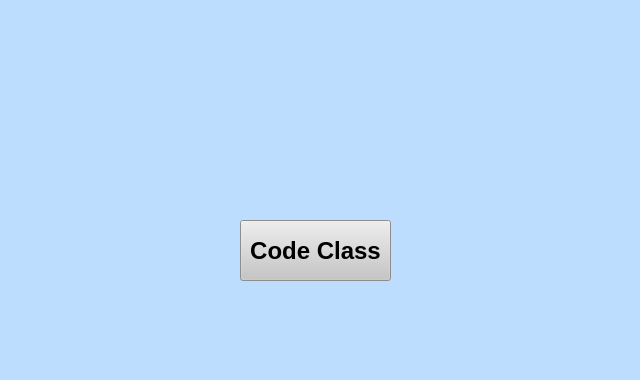
<?xml version="1.0" encoding="UTF-8"?>
<ui version="4.0">
 <class>ShaunUI2</class>
 <widget class="QWidget" name="ShaunUI2">
  <property name="geometry">
   <rect>
    <x>0</x>
    <y>0</y>
    <width>640</width>
    <height>380</height>
   </rect>
  </property>
  <property name="maximumSize">
   <size>
    <width>640</width>
    <height>380</height>
   </size>
  </property>
  <property name="windowTitle">
   <string>Form</string>
  </property>
  <property name="styleSheet">
   <string notr="true">background-color: rgb(189, 221, 255);</string>
  </property>
  <widget class="QPushButton" name="pushButton">
   <property name="geometry">
    <rect>
     <x>240</x>
     <y>220</y>
     <width>151</width>
     <height>61</height>
    </rect>
   </property>
   <property name="font">
    <font>
     <pointsize>18</pointsize>
     <weight>75</weight>
     <bold>true</bold>
    </font>
   </property>
   <property name="styleSheet">
    <string notr="true">color: rgb(0, 0, 0);
background-color: rgb(198, 198, 198);</string>
   </property>
   <property name="text">
    <string>Code Class</string>
   </property>
  </widget>
 </widget>
 <resources/>
 <connections/>
</ui>
